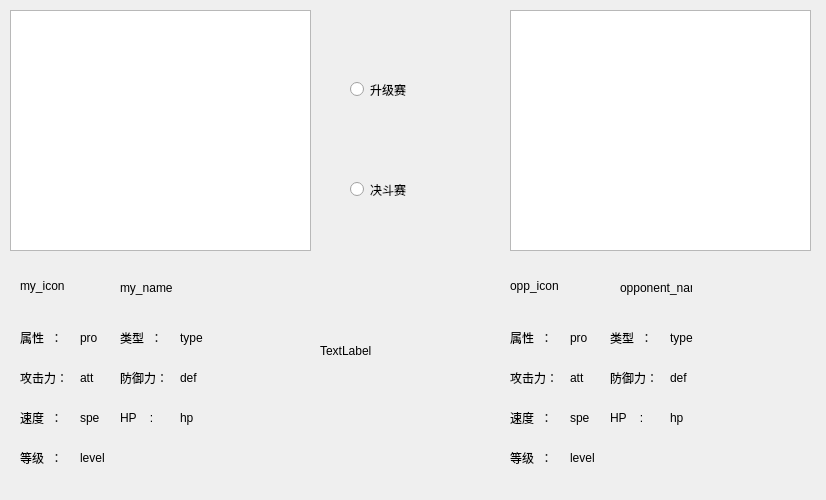
<?xml version="1.0" encoding="UTF-8"?>
<ui version="4.0">
 <class>game</class>
 <widget class="QWidget" name="game">
  <property name="geometry">
   <rect>
    <x>0</x>
    <y>0</y>
    <width>826</width>
    <height>500</height>
   </rect>
  </property>
  <property name="windowTitle">
   <string>Form</string>
  </property>
  <widget class="QListWidget" name="my_pokemon">
   <property name="geometry">
    <rect>
     <x>10</x>
     <y>10</y>
     <width>301</width>
     <height>241</height>
    </rect>
   </property>
  </widget>
  <widget class="QListWidget" name="opponent_pokemon">
   <property name="geometry">
    <rect>
     <x>510</x>
     <y>10</y>
     <width>301</width>
     <height>241</height>
    </rect>
   </property>
  </widget>
  <widget class="QRadioButton" name="exp_fight">
   <property name="geometry">
    <rect>
     <x>350</x>
     <y>80</y>
     <width>115</width>
     <height>19</height>
    </rect>
   </property>
   <property name="text">
    <string>升级赛</string>
   </property>
  </widget>
  <widget class="QRadioButton" name="pokemon_fight">
   <property name="geometry">
    <rect>
     <x>350</x>
     <y>180</y>
     <width>115</width>
     <height>19</height>
    </rect>
   </property>
   <property name="text">
    <string>决斗赛</string>
   </property>
  </widget>
  <widget class="QLabel" name="pro_label">
   <property name="geometry">
    <rect>
     <x>20</x>
     <y>330</y>
     <width>72</width>
     <height>15</height>
    </rect>
   </property>
   <property name="text">
    <string>属性  ：</string>
   </property>
  </widget>
  <widget class="QLabel" name="my_icon">
   <property name="geometry">
    <rect>
     <x>20</x>
     <y>250</y>
     <width>71</width>
     <height>71</height>
    </rect>
   </property>
   <property name="text">
    <string>my_icon</string>
   </property>
  </widget>
  <widget class="QLabel" name="my_pro">
   <property name="geometry">
    <rect>
     <x>80</x>
     <y>330</y>
     <width>72</width>
     <height>15</height>
    </rect>
   </property>
   <property name="text">
    <string>pro</string>
   </property>
  </widget>
  <widget class="QLabel" name="type_label">
   <property name="geometry">
    <rect>
     <x>120</x>
     <y>330</y>
     <width>72</width>
     <height>15</height>
    </rect>
   </property>
   <property name="text">
    <string>类型  ：</string>
   </property>
  </widget>
  <widget class="QLabel" name="my_type">
   <property name="geometry">
    <rect>
     <x>180</x>
     <y>330</y>
     <width>72</width>
     <height>15</height>
    </rect>
   </property>
   <property name="text">
    <string>type</string>
   </property>
  </widget>
  <widget class="QLabel" name="att_label">
   <property name="geometry">
    <rect>
     <x>20</x>
     <y>370</y>
     <width>72</width>
     <height>15</height>
    </rect>
   </property>
   <property name="text">
    <string>攻击力：</string>
   </property>
  </widget>
  <widget class="QLabel" name="my_att">
   <property name="geometry">
    <rect>
     <x>80</x>
     <y>370</y>
     <width>72</width>
     <height>15</height>
    </rect>
   </property>
   <property name="text">
    <string>att</string>
   </property>
  </widget>
  <widget class="QLabel" name="def_label">
   <property name="geometry">
    <rect>
     <x>120</x>
     <y>370</y>
     <width>72</width>
     <height>15</height>
    </rect>
   </property>
   <property name="text">
    <string>防御力：</string>
   </property>
  </widget>
  <widget class="QLabel" name="spe_label">
   <property name="geometry">
    <rect>
     <x>20</x>
     <y>410</y>
     <width>72</width>
     <height>15</height>
    </rect>
   </property>
   <property name="text">
    <string>速度  ：</string>
   </property>
  </widget>
  <widget class="QLabel" name="HP_label">
   <property name="geometry">
    <rect>
     <x>120</x>
     <y>410</y>
     <width>72</width>
     <height>15</height>
    </rect>
   </property>
   <property name="text">
    <string>HP    :</string>
   </property>
  </widget>
  <widget class="QLabel" name="exp_label">
   <property name="geometry">
    <rect>
     <x>20</x>
     <y>450</y>
     <width>72</width>
     <height>15</height>
    </rect>
   </property>
   <property name="text">
    <string>等级  ：</string>
   </property>
  </widget>
  <widget class="QLabel" name="my_def">
   <property name="geometry">
    <rect>
     <x>180</x>
     <y>370</y>
     <width>72</width>
     <height>15</height>
    </rect>
   </property>
   <property name="text">
    <string>def</string>
   </property>
  </widget>
  <widget class="QLabel" name="my_spe">
   <property name="geometry">
    <rect>
     <x>80</x>
     <y>410</y>
     <width>72</width>
     <height>15</height>
    </rect>
   </property>
   <property name="text">
    <string>spe</string>
   </property>
  </widget>
  <widget class="QLabel" name="my_hp">
   <property name="geometry">
    <rect>
     <x>180</x>
     <y>410</y>
     <width>72</width>
     <height>15</height>
    </rect>
   </property>
   <property name="text">
    <string>hp</string>
   </property>
  </widget>
  <widget class="QLabel" name="my_level">
   <property name="geometry">
    <rect>
     <x>80</x>
     <y>450</y>
     <width>72</width>
     <height>15</height>
    </rect>
   </property>
   <property name="text">
    <string>level</string>
   </property>
  </widget>
  <widget class="QLabel" name="my_name">
   <property name="geometry">
    <rect>
     <x>120</x>
     <y>280</y>
     <width>72</width>
     <height>15</height>
    </rect>
   </property>
   <property name="text">
    <string>my_name</string>
   </property>
  </widget>
  <widget class="QLabel" name="opp_icon">
   <property name="geometry">
    <rect>
     <x>510</x>
     <y>250</y>
     <width>71</width>
     <height>71</height>
    </rect>
   </property>
   <property name="text">
    <string>opp_icon</string>
   </property>
  </widget>
  <widget class="QLabel" name="opp_name">
   <property name="geometry">
    <rect>
     <x>620</x>
     <y>280</y>
     <width>72</width>
     <height>15</height>
    </rect>
   </property>
   <property name="text">
    <string>opponent_name</string>
   </property>
  </widget>
  <widget class="QLabel" name="def_label_2">
   <property name="geometry">
    <rect>
     <x>610</x>
     <y>370</y>
     <width>72</width>
     <height>15</height>
    </rect>
   </property>
   <property name="text">
    <string>防御力：</string>
   </property>
  </widget>
  <widget class="QLabel" name="spe_label_2">
   <property name="geometry">
    <rect>
     <x>510</x>
     <y>410</y>
     <width>72</width>
     <height>15</height>
    </rect>
   </property>
   <property name="text">
    <string>速度  ：</string>
   </property>
  </widget>
  <widget class="QLabel" name="exp_label_2">
   <property name="geometry">
    <rect>
     <x>510</x>
     <y>450</y>
     <width>72</width>
     <height>15</height>
    </rect>
   </property>
   <property name="text">
    <string>等级  ：</string>
   </property>
  </widget>
  <widget class="QLabel" name="opp_def">
   <property name="geometry">
    <rect>
     <x>670</x>
     <y>370</y>
     <width>72</width>
     <height>15</height>
    </rect>
   </property>
   <property name="text">
    <string>def</string>
   </property>
  </widget>
  <widget class="QLabel" name="opp_hp">
   <property name="geometry">
    <rect>
     <x>670</x>
     <y>410</y>
     <width>72</width>
     <height>15</height>
    </rect>
   </property>
   <property name="text">
    <string>hp</string>
   </property>
  </widget>
  <widget class="QLabel" name="opp_pro">
   <property name="geometry">
    <rect>
     <x>570</x>
     <y>330</y>
     <width>72</width>
     <height>15</height>
    </rect>
   </property>
   <property name="text">
    <string>pro</string>
   </property>
  </widget>
  <widget class="QLabel" name="opp_att">
   <property name="geometry">
    <rect>
     <x>570</x>
     <y>370</y>
     <width>72</width>
     <height>15</height>
    </rect>
   </property>
   <property name="text">
    <string>att</string>
   </property>
  </widget>
  <widget class="QLabel" name="opp_spe">
   <property name="geometry">
    <rect>
     <x>570</x>
     <y>410</y>
     <width>72</width>
     <height>15</height>
    </rect>
   </property>
   <property name="text">
    <string>spe</string>
   </property>
  </widget>
  <widget class="QLabel" name="opp_type">
   <property name="geometry">
    <rect>
     <x>670</x>
     <y>330</y>
     <width>72</width>
     <height>15</height>
    </rect>
   </property>
   <property name="text">
    <string>type</string>
   </property>
  </widget>
  <widget class="QLabel" name="HP_label_2">
   <property name="geometry">
    <rect>
     <x>610</x>
     <y>410</y>
     <width>72</width>
     <height>15</height>
    </rect>
   </property>
   <property name="text">
    <string>HP    :</string>
   </property>
  </widget>
  <widget class="QLabel" name="pro_label_2">
   <property name="geometry">
    <rect>
     <x>510</x>
     <y>330</y>
     <width>72</width>
     <height>15</height>
    </rect>
   </property>
   <property name="text">
    <string>属性  ：</string>
   </property>
  </widget>
  <widget class="QLabel" name="att_label_2">
   <property name="geometry">
    <rect>
     <x>510</x>
     <y>370</y>
     <width>72</width>
     <height>15</height>
    </rect>
   </property>
   <property name="text">
    <string>攻击力：</string>
   </property>
  </widget>
  <widget class="QLabel" name="opp_level">
   <property name="geometry">
    <rect>
     <x>570</x>
     <y>450</y>
     <width>72</width>
     <height>15</height>
    </rect>
   </property>
   <property name="text">
    <string>level</string>
   </property>
  </widget>
  <widget class="QLabel" name="type_label_2">
   <property name="geometry">
    <rect>
     <x>610</x>
     <y>330</y>
     <width>72</width>
     <height>15</height>
    </rect>
   </property>
   <property name="text">
    <string>类型  ：</string>
   </property>
  </widget>
  <widget class="my_Label" name="fight">
   <property name="geometry">
    <rect>
     <x>320</x>
     <y>290</y>
     <width>121</width>
     <height>121</height>
    </rect>
   </property>
   <property name="text">
    <string>TextLabel</string>
   </property>
  </widget>
 </widget>
 <customwidgets>
  <customwidget>
   <class>my_Label</class>
   <extends>QLabel</extends>
   <header location="global">my_Label.h</header>
  </customwidget>
 </customwidgets>
 <resources/>
 <connections/>
</ui>
